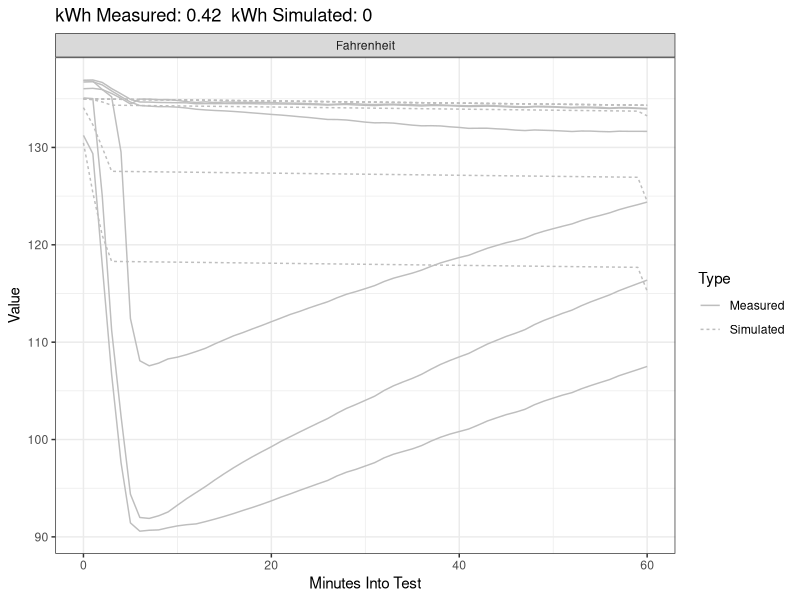

Write R code to recreate this figure.
# global.R for the hpwh Test Tool. Run simulations, blah blah blah
library(ggplot2)

# 
# setwd("/storage/homes/michael/Documents/HPWH/HPWHsim/testTool/")
# # setwd("/storage/server/nkvaltine/Projects/HPWHsim/testTool/")
# source("./runSims.R")
# rm(list = ls())
# setwd("/storage/server/nkvaltine/Projects/HPWHsim/testTool/HpwhTestTool")
# 
# setwd("/storage/homes/michael/Documents/HPWH/HPWHsim/testTool/HpwhTestTool")
# source("../collectLabResults.R")
# rm(list = ls())
# 
# setwd("/storage/homes/michael/Documents/HPWH/HPWHsim/testTool/HpwhTestTool")

modelsToUse <- c("GEred", "Voltex60", "Voltex80", "Sanden80")
testsToUse <- c("DOE_24hr50", "DOE_24hr67", "DP_SHW50")
# seemTests <- c(paste("Daily", 1:5, sep = "_"), paste("Weekly", 1:5, sep = "_"))
seemTests <- paste("Daily", 1:5, sep = "_")
testsToUse <- c(testsToUse, seemTests)


allSimResults <- read.csv("allResults.csv")
allLabResults <- read.csv("allLabResults.csv")
fieldResults <- read.csv("fieldResults.csv")

varGuide <- data.frame("variable" = c("flow", "inputPower", "outputPower",
                                      "tcouples1", "tcouples2", "tcouples3",
                                      "tcouples4", "tcouples5", "tcouples6",
                                      "aveTankTemp", "Ta"),
                       "units" = c("Gallons", rep("Watts", 2), 
                                   rep("Fahrenheit", 8)),
                       "category" = c("Draw", "Input Power", "Output Power",
                                      rep("Thermocouples", 6), "Average Tank Temp",
                                      "Ambient Temp"))

allSimLong <- reshape2::melt(allSimResults, id.vars = c("minutes", "test", "model", "type"))
allLabLong <- reshape2::melt(allLabResults, id.vars = c("minutes", "test", "model", "type"))

allLong <- rbind(allSimLong, allLabLong)
allLong <- merge(allLong, varGuide)
allLong <- allLong[allLong$model %in% modelsToUse, ]
allLong <- allLong[allLong$test %in% testsToUse, ]


# model <- "Voltex60"
# test <- "DOE_24hr67"
onePlot <- function(model, test, vars, tmin = 0, tmax = 1) {
  dset <- allLong[allLong$model == model & allLong$test == test, ]

  totalMinutes <- max(dset$minutes)
  dset <- dset[dset$minutes >= tmin * 60 & dset$minutes <= tmax * 60, ]
  
  inputPowerSim <- sum(dset$value[dset$variable == "inputPower" & dset$type == "Simulated"] / 60, na.rm = TRUE) / 1000
  inputPowerMeas <- sum(dset$value[dset$variable == "inputPower" & dset$type == "Measured"] / 60, na.rm = TRUE) / 1000
  inputPowerSim <- round(inputPowerSim, 2)
  inputPowerMeas <- round(inputPowerMeas, 2)    

  dset <- merge(dset, varGuide[varGuide$category %in% vars, ])
  dset$variable <- factor(dset$variable, levels = unique(as.character(dset$variable)))
  
#   c("Thermocouples", "Average Tank Temp",
#     "Draw", "Input Power", "Output Power")
  lineVars <- data.frame("vname" = c("aveTankTemp", "flow", "inputPower", "Ta"),
                         "var" = c("Average Tank Temp", "Draw", "Input Power", "Ambient Temp"))
  lineVars <- lineVars[lineVars$var %in% vars, ]

  dset$colourVar <- paste(dset$type, dset$category)
    
  colourScale <- 0
  p <- ggplot(dset) + theme_bw()
  if("Thermocouples" %in% vars) {
    p <- p + geom_line(data = dset[grep("tcouples", dset$variable), ],
                       aes(minutes, value, group = interaction(variable, type), linetype = type),
                       colour = "grey")
  } 
  if("Output Power" %in% vars) {
    p <- p + geom_point(data = dset[grep("output", dset$variable), ], 
               aes(minutes, value, col = colourVar, shape = type))
    colourScale <- 1
  } 
  if(nrow(lineVars)) {
    p <- p + geom_line(data = dset[dset$variable %in% lineVars$vname, ],
                           aes(minutes, value, col = colourVar, linetype = type))
    colourScale <- 1
  }
  if(colourScale) {
    p <- p + scale_colour_discrete(name = "Variable")
  }

  p <- p + facet_wrap(~units, scales = "free_y", ncol = 1) +
    xlab("Minutes Into Test") + ylab("Value") +
    scale_linetype_discrete(name = "Type")
  
  p <- p + ggtitle(paste("kWh Measured:", inputPowerMeas,
                         " kWh Simulated:", inputPowerSim))
  p
}
onePlot("GEred", "DOE_24hr50", "Thermocouples")


fieldPlot <- function(model) {
  dontUse <- c(10441, 13438, 23666, 90023, 90051) # Flip Flop Sites
  fieldResults$X <- NULL
  fieldResults2 <- fieldResults[fieldResults$model == model, ]
  fieldResults2 <- fieldResults2[!(fieldResults2$siteid %in% dontUse), ]
  if(!nrow(fieldResults2)) {
    stop(paste("Model", model, "not simulated yet."))
  }
  flong <- reshape2::melt(fieldResults2, 
                          id.vars = c("siteid", "model"))
  flong$type <- gsub("^(.+)\\.(.+)\\.(.+)$", "\\1", flong$variable)
  flong$heatSource <- gsub("^(.+)\\.(.+)\\.(.+)$", "\\2", flong$variable)
  simRows <- grep("Sim", flong$variable)
  measRows <- grep("Measured", flong$variable)
  flong$variable <- NULL
  f2 <- tidyr::spread(flong, type, value)
  
  ggplot(f2) + theme_bw() +
    geom_point(aes(Measured, Sim, col = heatSource)) +
    geom_smooth(aes(Measured, Sim, col = heatSource), method = "lm") +
    geom_abline(slope = 1, intercept = 0, linetype = "dashed") +
    facet_wrap(~heatSource, nrow = 2, scales = "free") +
    xlab("Measured kWh / Day") + ylab("Simulated kWh / Day")
  
#   means <- (fieldResults2$Sim.Total.kWh + fieldResults2$Measured.Total.kWh) / 2
#   
#   flong$siteid <- factor(flong$siteid, 
#                          levels = fieldResults2$siteid[sort(means, index.return = TRUE, decreasing = TRUE)$ix])
#   
#   ggplot(flong[-grep("Total", flong$variable), ]) + theme_bw() + 
#     geom_bar(aes(x = type, y = value, fill = heatSource), 
#              position = "stack", stat = "identity") +
#     facet_wrap(~siteid)
  
#   breaks1 <- c(2, 3, 5, 8, 10, 12, 15)
#   ggplot(fieldResults2) + theme_bw() + 
#     geom_point(aes(Measured.Total.kWh, Sim.Total.kWh)) + 
#     geom_smooth(aes(Measured.Total.kWh, Sim.Total.kWh), method = "lm") + 
#     geom_abline(slope = 1, intercept = 0, linetype = "dashed") +
#     scale_x_log10(breaks = breaks1) + scale_y_log10(breaks = breaks1) +
#     xlab("Measured Total kWh") + ylab("Simulated Total kWh")
#   
#   ggplot(fieldResults) + theme_bw() + 
#     geom_point(aes(Measured.Resistance.kWh, Sim.Resistance.kWh)) + 
#     geom_smooth(aes(Measured.Resistance.kWh, Sim.Resistance.kWh), method = "lm") + 
#     geom_abline(slope = 1, intercept = 0, linetype = "dashed") +
#     # scale_x_log10(breaks = breaks1) + scale_y_log10(breaks = breaks1) +
#     xlab("Measured Resistance kWh") + ylab("Simulated Resistance kWh")
#   
#   
#   ggplot(fieldResults) + theme_bw() + 
#     geom_point(aes(Measured.Compressor.kWh, Sim.Compressor.kWh)) + 
#     geom_smooth(aes(Measured.Compressor.kWh, Sim.Compressor.kWh), method = "lm") + 
#     geom_abline(slope = 1, intercept = 0, linetype = "dashed") +
#     scale_x_log10(breaks = breaks1) + scale_y_log10(breaks = breaks1) +
#     xlab("Measured Compressor kWh") + ylab("Simulated Compressor kWh")
#   
#   
}


# 
# hpwhProperties <- read.csv("hpwhProperties.csv")
# if(test == "DOE_24hr50") {
#   vname <- "EF50"
# } else if(test == "DOE2014_24hr50") {
#   vname <- "EF50_DOE2014"
# } else if(test == "DOE_24hr67") {
#   vname <- "EF67"
# } else if(test == "DOE2014_24hr67") {
#   vname <- "EF67_DOE2014"
# }